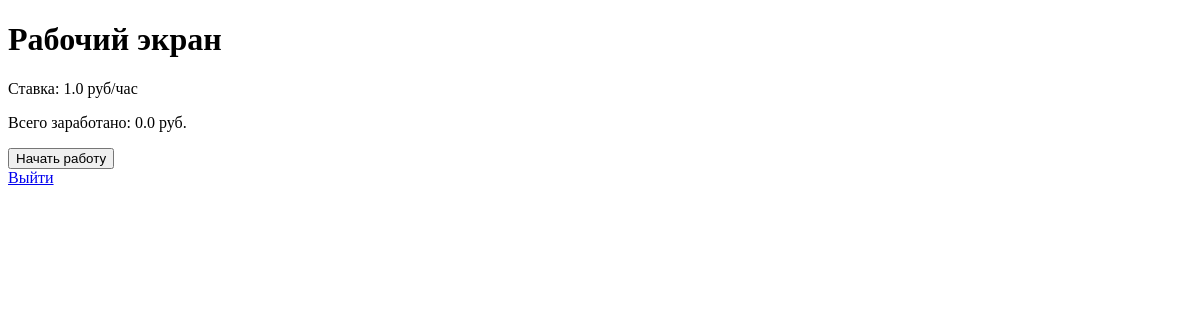
/work (signed in), run on an earlier commit of the app's database.
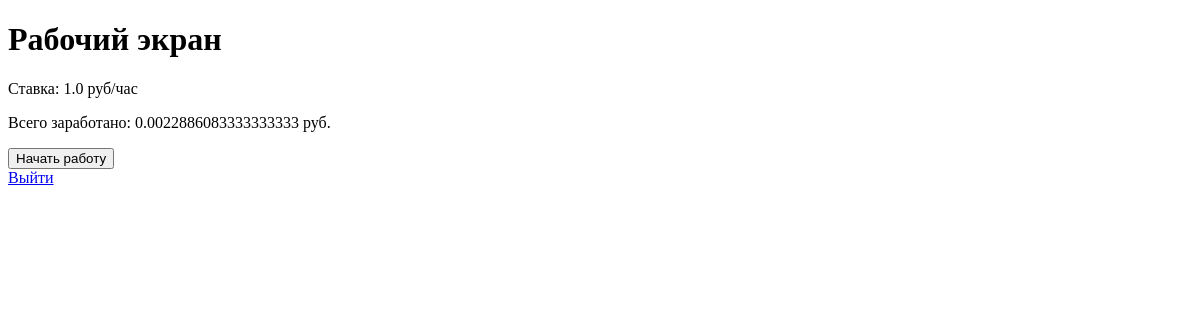
And on a later commit of the database.
### app.py (models this page shows)
class User(db.Model):
    id = db.Column(db.Integer, primary_key=True)
    username = db.Column(db.String(80), unique=True, nullable=False)
    password = db.Column(db.String(120), nullable=False)
    hourly_rate = db.Column(db.Float, default=0.0)
    is_admin = db.Column(db.Boolean, default=False)
    total_earned = db.Column(db.Float, default=0.0)

### app.py (the view, shortened to what this page needs)
@app.route('/work', methods=['GET', 'POST'])
@login_required
def work():
    user = User.query.get(session['user_id'])
    active_session = WorkSession.query.filter_by(user_id=user.id, end_time=None).first()
    return render_template('work.html', user=user, active_session=active_session)

### app.py (called while the page is built)
def login_required(f):
    @wraps(f)
    def decorated_function(*args, **kwargs):
        if 'user_id' not in session:
            return redirect(url_for('login'))
        return f(*args, **kwargs)
    return decorated_function

### templates/work.html (shortened to what this page needs)
<!DOCTYPE html>
<html>
<head>
</head>
<body>
    <h1>Рабочий экран</h1>
    <p>Ставка: {{ user.hourly_rate }} руб/час</p>
    <p>Всего заработано: {{ user.total_earned }} руб.</p>
    {% if active_session %}
        <form method="POST">
            <button type="submit" name="end">Завершить работу</button>
        </form>
    {% else %}
        <form method="POST">
            <button type="submit" name="start">Начать работу</button>
        </form>
    {% endif %}
    <a href="{{ url_for('logout') }}">Выйти</a>
</body>
</html>

What changed in the data, as far as the page shows it:
changed User: total_earned "0.0" → "0.0022886083333333333"
